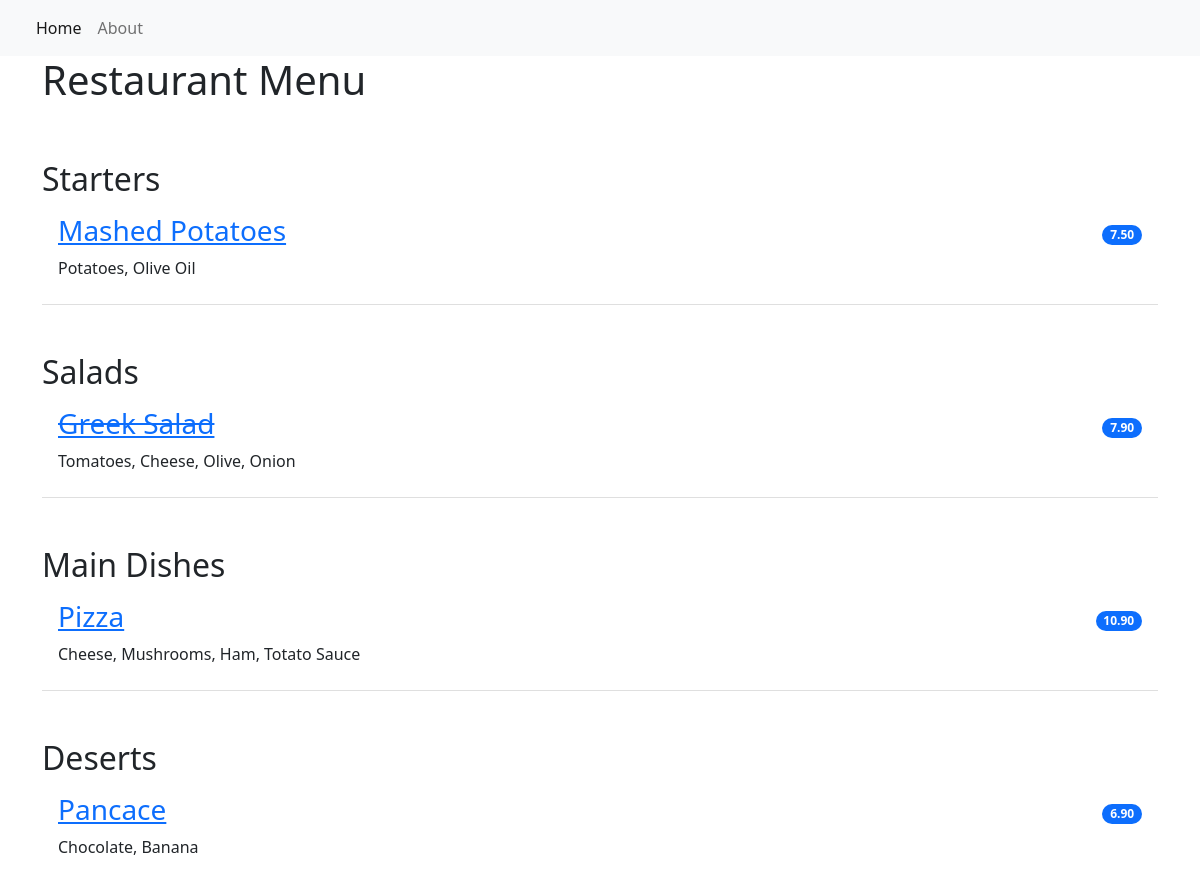
Before: / with the older database file.
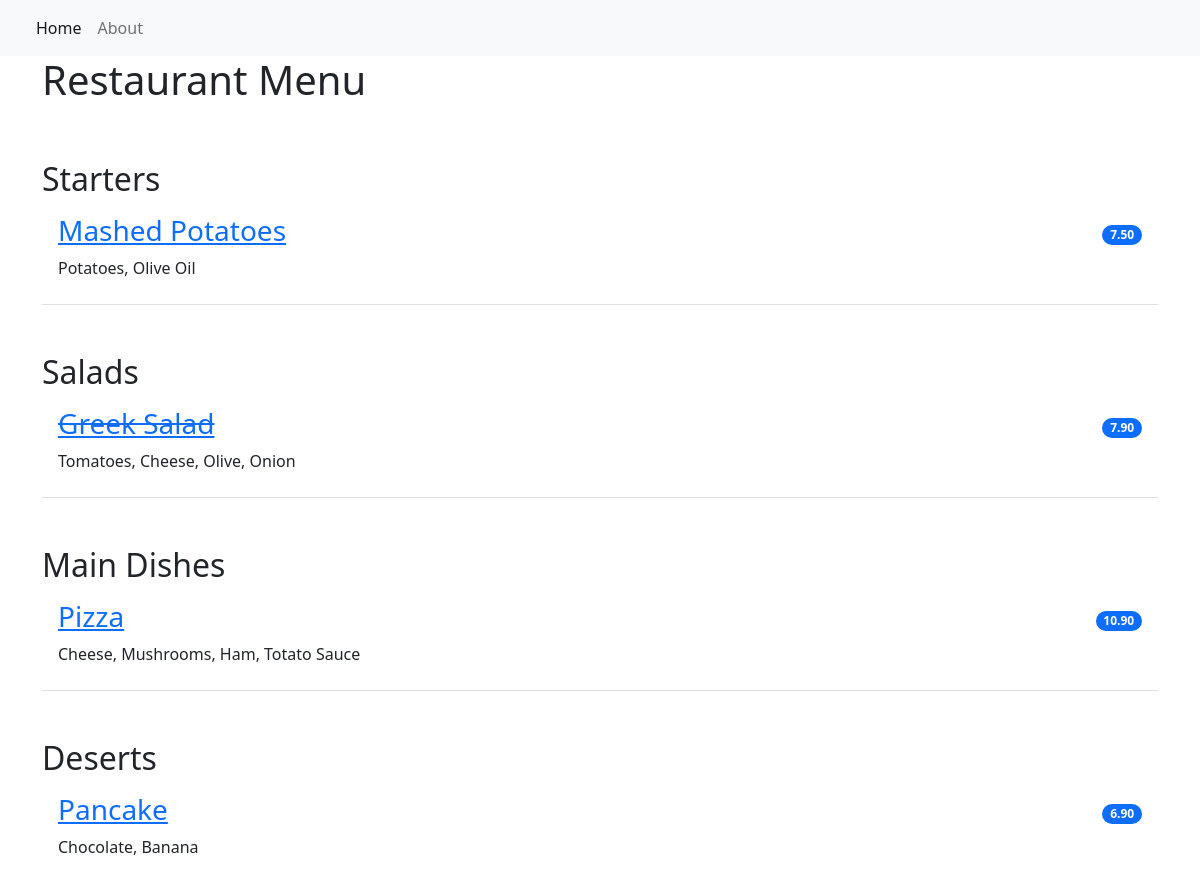
After: the same page with the newer database file.
### restaurant_menu/models.py (models this page shows, shortened)
class Item(models.Model):
    meal = models.CharField(max_length=1000, unique=True)
    description = models.CharField(max_length=2000)
    price = models.DecimalField(max_digits=10, decimal_places=2)
    meal_type = models.CharField(max_length=200, choices=MEAL_TYPE)
    author = models.ForeignKey(User, on_delete=models.PROTECT)
    status = models.IntegerField(choices=STATUS, default=0)
    date_created = models.DateTimeField(auto_now_add=True)
    date_updated = models.DateTimeField(auto_now=True)

### restaurant_menu/views.py (the view)
# urls.py: path('', views.MenuList.as_view(), name='home'),
class MenuList(generic.ListView):
    queryset = Item.objects.order_by("date_created")
    template_name = "index.html"
    def get_context_data(self, **kwargs):
        context = super().get_context_data(**kwargs)
        context["meals"] = MEAL_TYPE
        return context

### restaurant_menu/templates/index.html
{% extends 'base.html' %}
{% block content %}
<div class="container">
    <h1>Restaurant Menu</h1>
        <ul class="list-group list-group-flush">
            {% for meal in meals %}
                <h2 class="pt-5">{{ meal.1 }}</h2>
                    {% for row in item_list %}
                        {% if row.meal_type == meal.0 %}
                            {% if row.status == 0 %}
                            <li class="list-group-item d-flex justify-content-between align-items-center border-0 pb-0">
                                <a href="{% url 'menu_item' row.pk %}"><h3><del>{{ row.meal }}</del></h3></a>
                                <span class="badge bg-primary rounded-pill">{{ row.price }}</span>
                            </li>
                            <li class="list-group-item pt-0">
                                <p>{{ row.description }}</p>
                            </li>
                            {% else %}
                            <li class="list-group-item d-flex justify-content-between align-items-center border-0 pb-0">
                                <a href="{% url 'menu_item' row.pk %}"><h3>{{ row.meal }}</h3></a>
                                <span class="badge bg-primary rounded-pill">{{ row.price }}</span>
                            </li>
                            <li class="list-group-item pt-0">
                                <p>{{ row.description }}</p>
                            </li>
                            {% endif %}
                        {% endif %}
                    {% endfor %}
            {% endfor %}
        </ul>
</div>
{% endblock content %}

Changed rows visible on the page:
changed Item "Chocolate, Banana": meal "Pancace" → "Pancake"
